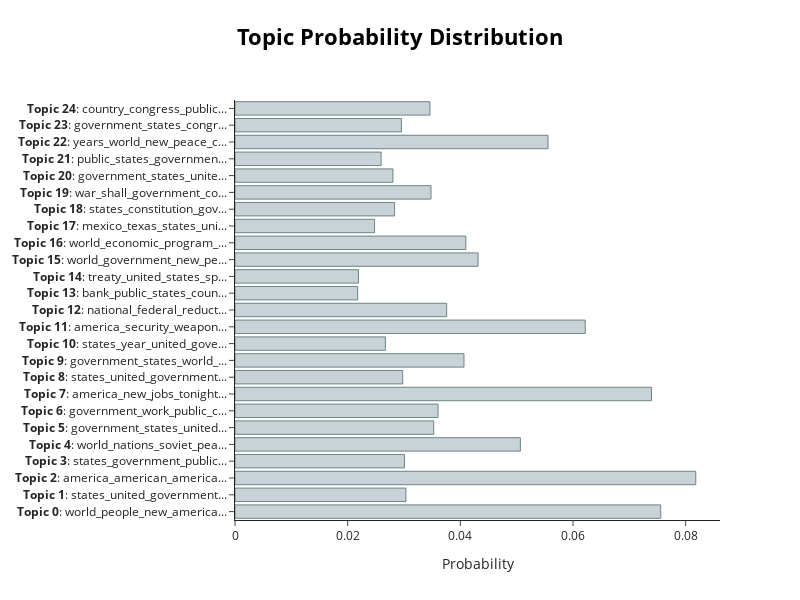

The notebook cell saved with this chart:
### Code cell
topic_distr, _ = topic_model.approximate_distribution(docs, min_similarity=0)
topic_model.visualize_distribution(topic_distr[0])

### Figure 1 — Plotly figure (JSON) as saved in the notebook; plotly's stock layout.template omitted (floating-point values rounded to 4 significant figures)
{"data": [{"marker": {"color": "#C8D2D7", "line": {"color": "#6E8484", "width": 1}}, "orientation": "h", "type": "bar", "x": [0.07557, 0.03034, 0.08179, 0.03009, 0.05066, 0.03528, 0.03604, 0.07394, 0.02977, 0.04065, 0.0267, 0.06218, 0.03757, 0.02178, 0.02192, 0.04315, 0.04098, 0.02477, 0.02833, 0.03479, 0.02804, 0.02594, 0.05557, 0.02954, 0.0346], "y": ["<b>Topic 0</b>: world_people_new_america...", "<b>Topic 1</b>: states_united_government...", "<b>Topic 2</b>: america_american_america...", "<b>Topic 3</b>: states_government_public...", "<b>Topic 4</b>: world_nations_soviet_pea...", "<b>Topic 5</b>: government_states_united...", "<b>Topic 6</b>: government_work_public_c...", "<b>Topic 7</b>: america_new_jobs_tonight...", "<b>Topic 8</b>: states_united_government...", "<b>Topic 9</b>: government_states_world_...", "<b>Topic 10</b>: states_year_united_gove...", "<b>Topic 11</b>: america_security_weapon...", "<b>Topic 12</b>: national_federal_reduct...", "<b>Topic 13</b>: bank_public_states_coun...", "<b>Topic 14</b>: treaty_united_states_sp...", "<b>Topic 15</b>: world_government_new_pe...", "<b>Topic 16</b>: world_economic_program_...", "<b>Topic 17</b>: mexico_texas_states_uni...", "<b>Topic 18</b>: states_constitution_gov...", "<b>Topic 19</b>: war_shall_government_co...", "<b>Topic 20</b>: government_states_unite...", "<b>Topic 21</b>: public_states_governmen...", "<b>Topic 22</b>: years_world_new_peace_c...", "<b>Topic 23</b>: government_states_congr...", "<b>Topic 24</b>: country_congress_public..."]}], "layout": {"height": 600, "hoverlabel": {"bgcolor": "white", "font": {"family": "Rockwell", "size": 16}}, "title": {"font": {"color": "Black", "size": 22}, "text": "<b>Topic Probability Distribution</b>", "x": 0.5, "xanchor": "center", "y": 0.95, "yanchor": "top"}, "width": 800, "xaxis": {"title": {"text": "Probability"}}}}
